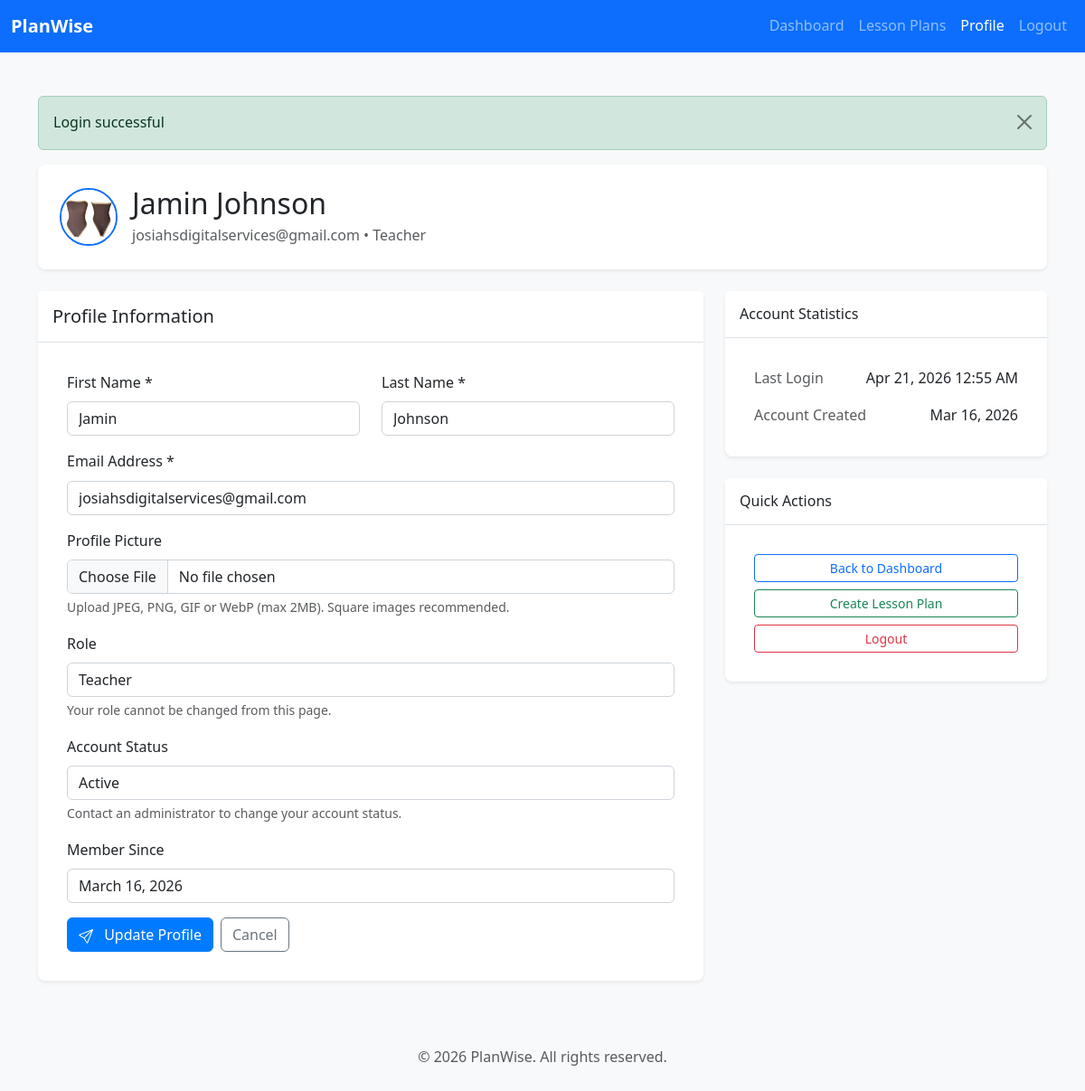
The app's page /public/index.php?page=teacher/profile (signed in) with its own data.
### tables this page shows
CREATE TABLE `users` (
  `user_id` int(11) NOT NULL AUTO_INCREMENT,
  `first_name` varchar(100) NOT NULL,
  `last_name` varchar(100) NOT NULL,
  `email` varchar(150) NOT NULL,
  `password_hash` varchar(255) NOT NULL,
  `role_id` int(11) NOT NULL,
  `status` enum('active','inactive') DEFAULT 'active',
  `profile_picture` varchar(255) DEFAULT NULL,
  `profile_thumbnail` varchar(255) DEFAULT NULL,
  `created_at` timestamp NOT NULL DEFAULT current_timestamp(),
  PRIMARY KEY (`user_id`)
);

CREATE TABLE `roles` (
  `role_id` int(11) NOT NULL,
  `role_name` varchar(50) NOT NULL
);

### classes/Database.php (called while the page is built, shortened)
<?php
class Database
{
    private static $instance = null;
    private $pdo;
    private $config;
    private function __construct()
    {
        $this->config = require __DIR__ . '/../config/database.php';
    }
    public static function getInstance()
    {
        if (self::$instance === null) {
            self::$instance = new self();
        }
        return self::$instance;
    }
    private function connect()
    {
        try {
            $dsn = "mysql:host={$this->config['host']};port={$this->config['port']};dbname={$this->config['database']};charset={$this->config['charset']}";
            $this->pdo = new PDO(
                $dsn,
                $this->config['username'],
                $this->config['password'],
                $this->config['options']
            );
        } catch (PDOException $e) {
            error_log("DB connection failed: " . $e->getMessage());
            throw new Exception("Could not connect to database.");
        }
    }
    public function getConnection()
    {
        return $this->pdo;
    }
    public function query($sql, $params = [])
    {
        try {
            $stmt = $this->getConnection()->prepare($sql);
            $stmt->execute($params);
            return $stmt;
        } catch (PDOException $e) {
            error_log("Query failed: " . $e->getMessage() . " | SQL: " . $sql);
            throw new Exception("Database query failed.");
        }
    }
    public function fetch($sql, $params = [])
    {
        return $this->query($sql, $params)->fetch();
    }
}

### config/database.php (called while the page is built)
<?php
return [
    'driver' => 'mysql',
    'host' => $_ENV['DB_HOST'] ?? 'localhost',
    'port' => $_ENV['DB_PORT'] ?? '3306',
    'database' => $_ENV['DB_NAME'] ?? 'planwise_db',
    'username' => $_ENV['DB_USER'] ?? 'root',
    'password' => $_ENV['DB_PASS'] ?? '',
    'charset' => 'utf8mb4',
    'collation' => 'utf8mb4_unicode_ci',
    'options' => [
        PDO::ATTR_ERRMODE => PDO::ERRMODE_EXCEPTION,
        PDO::ATTR_DEFAULT_FETCH_MODE => PDO::FETCH_ASSOC,
        PDO::ATTR_EMULATE_PREPARES => false,
        PDO::ATTR_PERSISTENT => false,
    ]
];

### classes/Auth.php (called while the page is built, shortened)
<?php
class Auth
{
    public function check(): bool
    {
        $sessionTimeout = 30 * 60;
        return true;
    }
    public function user()
    {
        return [
            'user_id' => $_SESSION['user_id'] ?? null,
            'email' => $_SESSION['email'] ?? null,
            'first_name' => $_SESSION['first_name'] ?? null,
            'last_name' => $_SESSION['last_name'] ?? null,
            'role_id' => $_SESSION['role_id'] ?? null,
            'login_time' => $_SESSION['login_time'] ?? null
        ];
    }
}

### classes/User.php (called while the page is built, shortened)
<?php
require_once __DIR__ . '/Database.php';
class User
{
    private $db;
    public function __construct()
    {
        $this->db = Database::getInstance();
    }
    public function findById(int $userId): ?array
    {
        try {
            $sql = "SELECT u.user_id, u.first_name, u.last_name, u.email, u.role_id, u.status, u.profile_picture, u.profile_thumbnail, u.created_at, r.role_name
                    FROM users u
                    JOIN roles r ON u.role_id = r.role_id
                    WHERE u.user_id = :user_id";
            $result = $this->db->fetch($sql, [':user_id' => $userId]);
            return $result ?: null;
        } catch (Exception $e) {
            error_log("Find user by ID failed: " . $e->getMessage());
            return null;
        }
    }
    public function getProfileImage(int $userId, bool $thumbnail = true): string
    {
        $user = $this->findById($userId);
        $base = '/planwise/';
        if ($thumbnail) {
            if (!empty($user['profile_thumbnail'])) return $base . $user['profile_thumbnail'];
        } else {
            if (!empty($user['profile_picture'])) return $base . $user['profile_picture'];
            if (!empty($user['profile_thumbnail'])) return $base . $user['profile_thumbnail'];
        }
        return '/planwise/public/css/default-avatar.png';
    }
}

### views/teacher/profile.php (the view, shortened to what this page needs)
<?php
require_once __DIR__ . '/../../classes/Database.php';
require_once __DIR__ . '/../../classes/User.php';
require_once __DIR__ . '/../../classes/Auth.php';
$auth = new Auth();
$user = $auth->user();
$userModel = new User();
$userDetails = $userModel->findById($user['user_id']);
$success = $_SESSION['success'] ?? '';
require __DIR__ . '/../layouts/teacher-start.php';
?>
    <div class="container mt-5">
        <?php if (!empty($success)): ?>
            <div class="alert alert-success alert-dismissible fade show" role="alert">
                <?php echo htmlspecialchars($success); ?>
                <button type="button" class="btn-close" data-bs-dismiss="alert" aria-label="Close"></button>
            </div>
        <?php endif; ?>
        <div class="row mb-4">
            <div class="col-12">
                <div class="card shadow-sm border-0">
                    <div class="card-body p-4">
                        <div class="d-flex align-items-center">
                            <img id="profileAvatar" src="<?= htmlspecialchars($userModel->getProfileImage($user['user_id'], true)) ?>"
                                 alt="Profile Picture" width="64" height="64"
                                 class="rounded-circle object-fit-cover me-3 border border-2 border-primary"
                                 style="object-fit: cover; width: 64px; height: 64px;">
                            <div>
                                <h2 class="mb-1">
                                    <?php echo htmlspecialchars($user['first_name'] . ' ' . $user['last_name']); ?>
                                </h2>
                                <p class="text-muted mb-0">
                                    <?php echo htmlspecialchars($user['email']); ?> •
                                    <?php echo htmlspecialchars($userDetails['role_name'] ?? 'Teacher'); ?>
                                </p>
                            </div>
                        </div>
                    </div>
                </div>
            </div>
        </div>
        <div class="row">
            <div class="col-lg-8">
                <div class="card shadow-sm border-0">
                    <div class="card-header bg-white py-3">
                        <h5 class="mb-0">Profile Information</h5>
                    </div>
                    <div class="card-body">
                        <form method="POST" action="" enctype="multipart/form-data">
                            <div class="row">
                                <div class="col-md-6 mb-3">
                                    <label for="first_name" class="form-label">First Name *</label>
                                    <input type="text" class="form-control" id="first_name" name="first_name"
                                           value="<?php echo htmlspecialchars($userDetails['first_name'] ?? $user['first_name']); ?>" required>
                                </div>
                                <div class="col-md-6 mb-3">
                                    <label for="last_name" class="form-label">Last Name *</label>
                                    <input type="text" class="form-control" id="last_name" name="last_name"
                                           value="<?php echo htmlspecialchars($userDetails['last_name'] ?? $user['last_name']); ?>" required>
                                </div>
                            </div>
                            <div class="mb-3">
                                <label for="email" class="form-label">Email Address *</label>
                                <input type="email" class="form-control" id="email" name="email"
                                       value="<?php echo htmlspecialchars($userDetails['email'] ?? $user['email']); ?>" required>
                            </div>
                            <div class="mb-3">
                                <label class="form-label">Profile Picture</label>
                                <input type="file" class="form-control" id="profile_picture" name="profile_picture"
                                       accept="image/jpeg,image/png,image/gif,image/webp">
                                <div class="form-text">Upload JPEG, PNG, GIF or WebP (max 2MB). Square images recommended.</div>
                            </div>
                            <div class="mb-3">
                                <label class="form-label">Role</label>
                                <input type="text" class="form-control"
                                       value="<?php echo htmlspecialchars($userDetails['role_name'] ?? 'Teacher'); ?>" readonly>
                                <div class="form-text">Your role cannot be changed from this page.</div>
                            </div>
                            <div class="mb-3">
                                <label class="form-label">Account Status</label>
                                <input type="text" class="form-control"
                                       value="<?php echo htmlspecialchars(ucfirst($userDetails['status'] ?? 'Active')); ?>" readonly>
                                <div class="form-text">Contact an administrator to change your account status.</div>
                            </div>
                            <div class="mb-3">
                                <label class="form-label">Member Since</label>
                                <input type="text" class="form-control"
                                       value="<?php echo htmlspecialchars(date('F j, Y', strtotime($userDetails['created_at'] ?? 'now'))); ?>" readonly>
                            </div>
                            <div class="d-flex gap-2">
                                <button type="submit" class="btn btn-primary">
                                    Update Profile
                                </button>
                                <a href="<?= BASE_URL ?>/index.php?page=teacher/dashboard" class="btn btn-outline-secondary">Cancel</a>
                            </div>
                        </form>
                    </div>
                </div>
            </div>
            <div class="col-lg-4">
                <div class="card shadow-sm border-0 mb-4">
                    <div class="card-header bg-white py-3">
                        <h6 class="mb-0">Account Statistics</h6>
                    </div>
                    <div class="card-body">
                        <div class="d-flex justify-content-between align-items-center mb-3">
                            <span class="text-muted">Last Login</span>
                            <span><?php echo htmlspecialchars(date('M j, Y g:i A', $user['login_time'] ?? time())); ?></span>
                        </div>
                        <div class="d-flex justify-content-between align-items-center">
                            <span class="text-muted">Account Created</span>
                            <span><?php echo htmlspecialchars(date('M j, Y', strtotime($userDetails['created_at'] ?? 'now'))); ?></span>
                        </div>
                    </div>
                </div>
                <div class="card shadow-sm border-0">
                    <div class="card-header bg-white py-3">
                        <h6 class="mb-0">Quick Actions</h6>
                    </div>
                    <div class="card-body">
                        <div class="d-grid gap-2">
                            <a href="<?= BASE_URL ?>/index.php?page=teacher/dashboard" class="btn btn-outline-primary btn-sm">
                                Back to Dashboard
                            </a>
                            <a href="<?= BASE_URL ?>/index.php?page=teacher/lesson-plans/create" class="btn btn-outline-success btn-sm">
                                Create Lesson Plan
                            </a>
                            <a href="<?= BASE_URL ?>/index.php?page=logout" class="btn btn-outline-danger btn-sm">
                                Logout
                            </a>
                        </div>
                    </div>
                </div>
            </div>
        </div>
    </div>
<?php require __DIR__ . '/../layouts/teacher-end.php'; ?>

### records on screen
users: user_id+profile_thumbnail (picture), first_name+last_name "Jamin Johnson", email "josiahsdigitalservices@gmail.com", role.role_name "Teacher", first_name "Jamin", last_name "Johnson", status "Active", created_at "March 16, 2026", created_at "Mar 16, 2026"

### other values on screen
$item['label'] "Dashboard"
$item['label'] "Lesson Plans"
$item['label'] "Profile"
$success "Login successful"
